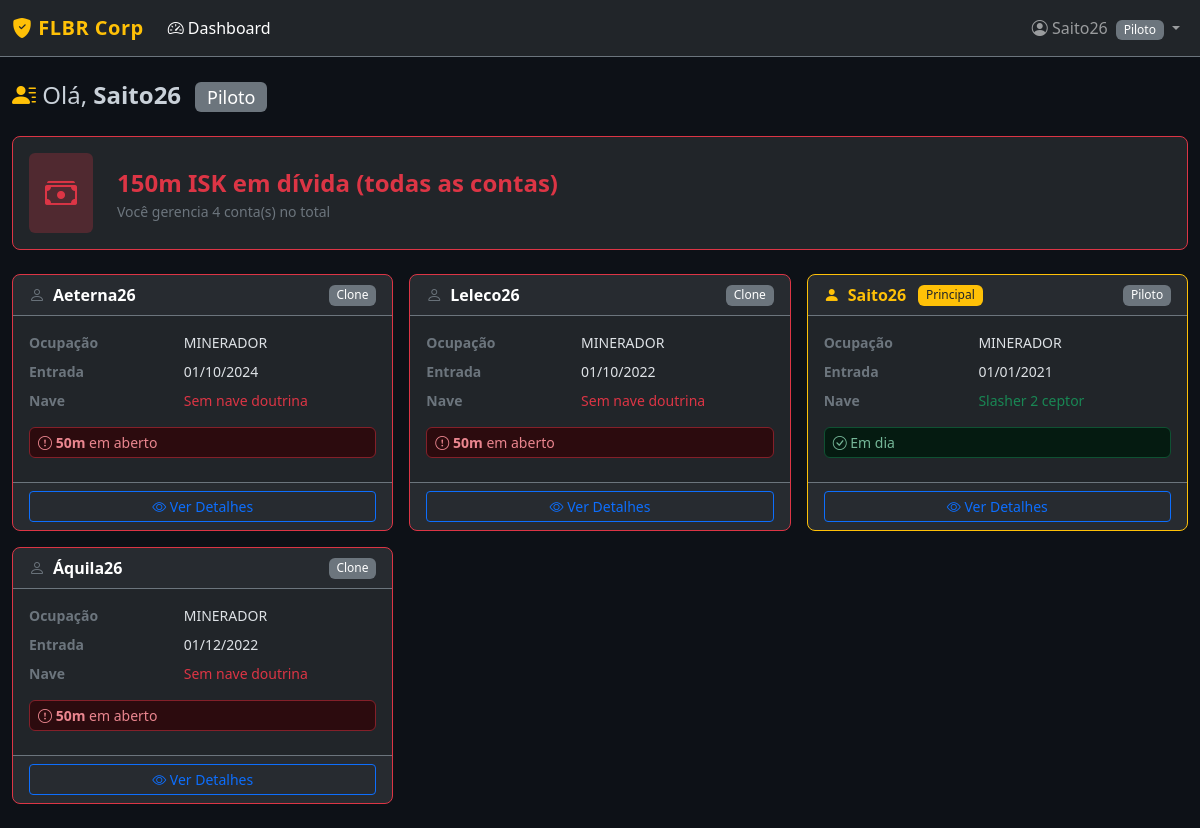
/ (signed in), run on the app's committed database.
### models.py (models this page shows, shortened)
class Player(UserMixin, db.Model):
    __tablename__ = 'players'
    id = db.Column(db.Integer, primary_key=True)
    name = db.Column(db.String(100), unique=True, nullable=False)
    category = db.Column(db.String(50), nullable=False)  # Novato, Clone, Piloto, Elite, Ministro, CEO, Contador, Administrador, Industrial
    occupation = db.Column(db.String(50))  # MINERADOR, PVE, PVP, ROLO
    account_owner = db.Column(db.String(100))  # nome real do dono
    parent_player_id = db.Column(db.Integer, db.ForeignKey('players.id'), nullable=True)
    doctrine_ship_1 = db.Column(db.String(100))
    doctrine_ship_2 = db.Column(db.String(100))
    doctrine_ship_3 = db.Column(db.String(100))
    has_outpost = db.Column(db.Boolean, default=False)
    join_date = db.Column(db.Date, default=date.today)
    password_hash = db.Column(db.String(256))
    active = db.Column(db.Boolean, default=True)
    created_at = db.Column(db.DateTime, default=datetime.utcnow)
    clones = db.relationship('Player', backref=db.backref('parent', remote_side=[id]),
                             foreign_keys=[parent_player_id])
    debts = db.relationship('Debt', backref='player', lazy='dynamic',
                            foreign_keys='Debt.player_id')
    attendances = db.relationship('EventAttendance', backref='player', lazy='dynamic')
    @property
    def is_admin(self):
        return self.category in ADMIN_ROLES
    @property
    def can_view_all(self):
        return self.category in VIEW_ALL_ROLES
    @property
    def has_doctrine_ship(self):
        return bool(self.doctrine_ship_1 or self.doctrine_ship_2 or self.doctrine_ship_3)
    @property
    def total_debt(self):
        return db.session.query(db.func.sum(Debt.amount)).filter(
            Debt.player_id == self.id,
            Debt.paid == False
        ).scalar() or 0.0
    def get_accessible_player_ids(self):
        ids = {self.id}
        for clone in self.clones:
            if clone.active:
                ids.add(clone.id)
        owned = Player.query.filter(
            Player.account_owner == self.name,
            Player.active == True
        ).all()
        for p in owned:
            ids.add(p.id)
        return list(ids)
    def get_managed_accounts(self):
        all_ids = self.get_accessible_player_ids()
        return Player.query.filter(
            Player.id.in_(all_ids),
            Player.id != self.id,
            Player.active == True
        ).order_by(Player.name).all()

### routes/dashboard.py (the view)
@dashboard_bp.route('/')
@login_required
def index():
    if current_user.can_view_all:
        total_players = Player.query.filter_by(active=True).count()
        novatos_alert = Player.query.filter(
            Player.active == True,
            Player.category == 'Novato',
            Player.join_date <= date.today().replace(
                day=date.today().day
            )
        ).all()
        novatos_alert = [p for p in novatos_alert if p.novato_over_limit]
        total_debt = db.session.query(db.func.sum(Debt.amount)).filter(
            Debt.paid == False
        ).scalar() or 0.0
        debtors_count = db.session.query(Debt.player_id).filter(
            Debt.paid == False
        ).distinct().count()
        recent_events = Event.query.order_by(Event.event_date.desc()).limit(5).all()
        today = date.today()
        month_str = today.strftime('%Y-%m')
        monthly_income = db.session.query(db.func.sum(Debt.amount)).filter(
            Debt.paid == True,
            Debt.month == month_str
        ).scalar() or 0.0
        return render_template('dashboard.html',
                               total_players=total_players,
                               novatos_alert=novatos_alert,
                               total_debt=total_debt,
                               debtors_count=debtors_count,
                               recent_events=recent_events,
                               monthly_income=monthly_income,
                               is_admin=current_user.is_admin)
    else:
        managed = current_user.get_managed_accounts()
        if managed:
            all_ids = current_user.get_accessible_player_ids()
            total_debt = db.session.query(db.func.sum(Debt.amount)).filter(
                Debt.player_id.in_(all_ids),
                Debt.paid == False
            ).scalar() or 0.0
            accounts_info = []
            for pid in all_ids:
                p = Player.query.get(pid)
                if p:
                    accounts_info.append({
                        'player': p,
                        'debt': p.total_debt,
                    })
            accounts_info.sort(key=lambda x: x['player'].name)
            return render_template('dashboard_player.html',
                                   managed=managed,
                                   accounts_info=accounts_info,
                                   total_debt=total_debt)
        else:
            from flask import redirect, url_for
            return redirect(url_for('players.detail', player_id=current_user.id))

### templates/dashboard_player.html (shortened to what this page needs)
{% extends 'base.html' %}
{% block content %}
<div class="d-flex justify-content-between align-items-center mb-4">
    <h4 class="mb-0">
        <i class="bi bi-person-lines-fill text-warning"></i>
        Olá, <strong>{{ current_user.name }}</strong>
        <span class="badge bg-secondary ms-2">{{ current_user.category }}</span>
    </h4>
</div>
<div class="card bg-dark border-{% if total_debt > 0 %}danger{% else %}success{% endif %} mb-4">
    <div class="card-body d-flex align-items-center gap-4">
        <div class="p-3 rounded bg-{% if total_debt > 0 %}danger{% else %}success{% endif %} bg-opacity-25">
            <i class="bi bi-cash-stack fs-2 text-{% if total_debt > 0 %}danger{% else %}success{% endif %}"></i>
        </div>
        <div>
            <div class="fs-4 fw-bold text-{% if total_debt > 0 %}danger{% else %}success{% endif %}">
                {% if total_debt > 0 %}
                    {{ "%.0f"|format(total_debt) }}m ISK em dívida (todas as contas)
                {% else %}
                    Todas as contas em dia!
                {% endif %}
            </div>
            <div class="text-secondary small">
                Você gerencia {{ accounts_info|length }} conta(s) no total
            </div>
        </div>
    </div>
</div>
<div class="row g-3">
    {% for info in accounts_info %}
    {% set player = info.player %}
    {% set debt = info.debt %}
    <div class="col-md-6 col-xl-4">
        <div class="card bg-dark border-{% if player.id == current_user.id %}warning{% elif debt > 0 %}danger{% else %}secondary{% endif %} h-100">
            <div class="card-header border-secondary d-flex align-items-center gap-2">
                {% if player.id == current_user.id %}
                <i class="bi bi-person-fill text-warning"></i>
                <strong class="text-warning">{{ player.name }}</strong>
                <span class="badge bg-warning text-dark ms-1 small">Principal</span>
                {% else %}
                <i class="bi bi-person text-secondary"></i>
                <strong class="text-white">{{ player.name }}</strong>
                {% endif %}
                <span class="badge bg-secondary ms-auto">{{ player.category }}</span>
            </div>
            <div class="card-body">
                <dl class="row small mb-2">
                    <dt class="col-5 text-secondary">Ocupação</dt>
                    <dd class="col-7">{{ player.occupation or '—' }}</dd>
                    <dt class="col-5 text-secondary">Entrada</dt>
                    <dd class="col-7">{{ player.join_date.strftime('%d/%m/%Y') }}</dd>
                    <dt class="col-5 text-secondary">Nave</dt>
                    <dd class="col-7">
                        {% if player.has_doctrine_ship %}
                        <span class="text-success">{{ player.doctrine_ship_1 }}</span>
                        {% else %}
                        <span class="text-danger">Sem nave doutrina</span>
                        {% endif %}
                    </dd>
                </dl>
                {% if debt > 0 %}
                <div class="alert alert-danger py-1 px-2 small mb-2">
                    <i class="bi bi-exclamation-circle"></i>
                    <strong>{{ "%.0f"|format(debt) }}m</strong> em aberto
                </div>
                {% else %}
                <div class="alert alert-success py-1 px-2 small mb-2">
                    <i class="bi bi-check-circle"></i> Em dia
                </div>
                {% endif %}
            </div>
            <div class="card-footer border-secondary">
                <a href="{{ url_for('players.detail', player_id=player.id) }}"
                   class="btn btn-sm btn-outline-primary w-100">
                    <i class="bi bi-eye"></i> Ver Detalhes
                </a>
            </div>
        </div>
    </div>
    {% endfor %}
</div>
{% endblock %}

### templates/base.html (shortened to what this page needs)
<!DOCTYPE html>
<html lang="pt-BR" data-bs-theme="dark">
<head>
    <link href="https://cdn.jsdelivr.net/npm/bootstrap@5.3.3/dist/css/bootstrap.min.css" rel="stylesheet">
    <link href="https://cdn.jsdelivr.net/npm/bootstrap-icons@1.11.3/font/bootstrap-icons.min.css" rel="stylesheet">
    <link href="{{ url_for('static', filename='css/style.css') }}" rel="stylesheet">
</head>
<body>
{% if current_user.is_authenticated %}
<nav class="navbar navbar-expand-lg navbar-dark bg-dark border-bottom border-secondary">
    <div class="container-fluid">
        <a class="navbar-brand fw-bold text-warning" href="{{ url_for('dashboard.index') }}">
            <i class="bi bi-shield-fill-check"></i> FLBR Corp
        </a>
        <div class="collapse navbar-collapse" id="navMenu">
            <ul class="navbar-nav me-auto">
                <li class="nav-item">
                    <a class="nav-link {% if request.endpoint and request.endpoint.startswith('dashboard') %}active{% endif %}"
                       href="{{ url_for('dashboard.index') }}">
                        <i class="bi bi-speedometer2"></i> Dashboard
                    </a>
                </li>
            </ul>
            <ul class="navbar-nav">
                <li class="nav-item dropdown">
                    <a class="nav-link dropdown-toggle" href="#" data-bs-toggle="dropdown">
                        <i class="bi bi-person-circle"></i> {{ current_user.name }}
                        <span class="badge bg-secondary ms-1">{{ current_user.category }}</span>
                    </a>
                </li>
            </ul>
        </div>
    </div>
</nav>
{% endif %}
<div class="container-fluid py-4">
    {% block content %}{% endblock %}
</div>
</body>
</html>

### static/css/style.css (style rules this page uses)
body { background-color: #0d1117; color: #c9d1d9; }
.card { border-radius: 8px; }
.navbar-brand { font-size: 1.25rem; letter-spacing: 0.5px; }
.badge { font-weight: 500; }

### data on the page
Player: name "Saito26", category "Piloto", name "Saito26", category "Piloto", occupation "MINERADOR", join_date "01/01/2021", doctrine_ship_1 "Slasher 2 ceptor"
Player: name "Aeterna26", category "Clone", occupation "MINERADOR", join_date "01/10/2024"
Player: name "Leleco26", category "Clone", occupation "MINERADOR", join_date "01/10/2022"
Player: name "Áquila26", category "Clone", occupation "MINERADOR", join_date "01/12/2022"

### other printed values
{{ "%.0f"|format(total_debt) }} "150"
{{ accounts_info|length }} "4"
{{ "%.0f"|format(debt) }} "50" "50" "50"
